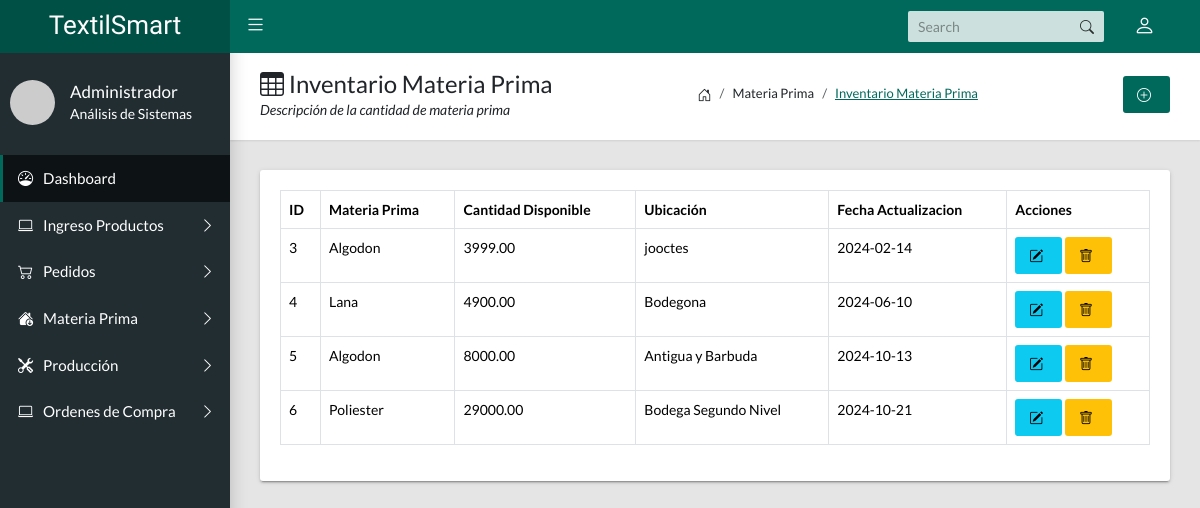
The page /?c=inventariomp on the database its author committed.
### tables this page shows
CREATE TABLE `inventariomateriaprima` (
  `id_inventario_mp` int(11) NOT NULL,
  `id_materia_prima` int(11) DEFAULT NULL,
  `cantidad_disponible` decimal(10,2) DEFAULT NULL,
  `ubicacion` varchar(100) DEFAULT NULL,
  `fecha_actualizacion` date DEFAULT NULL
);

CREATE TABLE `materia_prima` (
  `id_materia_prima` int(11) NOT NULL,
  `nombre` varchar(100) DEFAULT NULL,
  `descripcion` text DEFAULT NULL,
  `unidad_medida` varchar(50) DEFAULT NULL,
  `costo_unitario` decimal(10,2) DEFAULT NULL,
  `fecha_ingreso` date DEFAULT NULL,
  `fecha_actualizacion` date DEFAULT NULL
);

### Controlador/inventariomp.controlador.php (called while the page is built, shortened)
<?php
require_once "Modelo/inventariomp.php";
class InventarioMPControlador{
    public function __CONSTRUCT(){
        $this->modelo=new InventarioMP;
    }
    public function Inicio(){
        require_once "Vista/encabezado.php";
        require_once "Vista/inventariomp/index.php";
        require_once "Vista/pie.php";
    }
}

### Modelo/basededatos.php (called while the page is built, shortened)
<?php
class BasedeDatos{
    public static function Conectar(){
        try {
            $conexion = new PDO
            ("mysql:host=".self::servidor.";dbname=".self::nombrebd.";chartset=utf8",self::usuariobd,self::clave);
            $conexion -> setAttribute(PDO::ATTR_ERRMODE,PDO::ERRMODE_EXCEPTION);
            return $conexion;
        }catch(PDOException $e){
            return "Fallo ".$e->getMessage();
        }
    }
}

### Modelo/inventariomp.php (called while the page is built, shortened)
<?php
class InventarioMP{
    private $pdo;
    public function __CONSTRUCT(){
        $this->pdo = BasedeDatos::Conectar();
    }
    public function ListarInventarioMP(){
        try{
            $consulta = $this->pdo->prepare
            ("SELECT i.*, m.nombre as nombre_materia_prima
            FROM inventariomateriaprima i JOIN materia_prima m ON i.id_materia_prima = m.id_materia_prima;;
            ");
            $consulta->execute();
            return $consulta->fetchAll(PDO::FETCH_OBJ);
        }catch(Exception $e){
            die($e->getMessage());
        }
    }
}

### Vista/inventariomp/index.php (the view)
<main class="app-content">
      <div class="app-title">
        <div>
          <h1><i class="bi bi-table"></i> Inventario Materia Prima</h1>
          <p>Descripción de la cantidad de materia prima</p>
        </div>
        <ul class="app-breadcrumb breadcrumb side">
          <li class="breadcrumb-item"><i class="bi bi-house-door fs-6"></i></li>
          <li class="breadcrumb-item">Materia Prima</li>
          <li class="breadcrumb-item active"><a href="#">Inventario Materia Prima</a></li>
        </ul>
      <div><a class="btn btn-primary btn-flat" href="?c=inventariomp&a=FormCrearInventarioMP"><i class="bi bi-plus-circle"></i></a>
      </div>
      </div>
      <div class="row">
        <div class="col-md-12">
          <div class="tile">
            <div class="tile-body">
              <div class="table-responsive">
                <table class="table table-hover table-bordered" id="sampleTable">
                  <thead>
                    <tr>
                      <th>ID</th>
                      <th>Materia Prima</th>
                      <th>Cantidad Disponible</th>
                      <th>Ubicación</th>
                      <th>Fecha Actualizacion</th>
                      <th>Acciones</th>
                    </tr>
                  </thead>
                  <tbody>
                <?php foreach($this->modelo->ListarInventarioMP()as$r): ?>
                    <tr>
                      <td><?=$r->id_inventario_mp?></td>
                      <td><?=$r->nombre_materia_prima?></td>
                      <td><?=$r->cantidad_disponible?></td>
                      <td><?=$r->ubicacion?></td>
                      <td><?=$r->fecha_actualizacion?></td>
                      <td>
                        <a class="btn btn-info btn-flat" href="?c=inventariomp&a=FormCrearInventarioMP&id=<?=$r->id_inventario_mp?>"><i class="bi bi-pencil-square"></i></a>
                        <a class="btn btn-warning btn-flat" href="?c=inventariomp&a=BorrarInventarioMP&id=<?=$r->id_inventario_mp?>"><i class="bi bi-trash"></i></a>
                      </td>
                    </tr>
                <?php endforeach;?>
                  </tbody>
                </table>
              </div>
            </div>
          </div>
        </div>
      </div>
    </main>

### rows shown on the page
inventariomateriaprima: id_inventario_mp "3", id_materia_prima.nombre "Algodon", cantidad_disponible "3999.00", ubicacion "jooctes", fecha_actualizacion "2024-02-14"
inventariomateriaprima: id_inventario_mp "4", id_materia_prima.nombre "Lana", cantidad_disponible "4900.00", ubicacion "Bodegona", fecha_actualizacion "2024-06-10"
inventariomateriaprima: id_inventario_mp "5", id_materia_prima.nombre "Algodon", cantidad_disponible "8000.00", ubicacion "Antigua y Barbuda", fecha_actualizacion "2024-10-13"
inventariomateriaprima: id_inventario_mp "6", id_materia_prima.nombre "Poliester", cantidad_disponible "29000.00", ubicacion "Bodega Segundo Nivel", fecha_actualizacion "2024-10-21"
